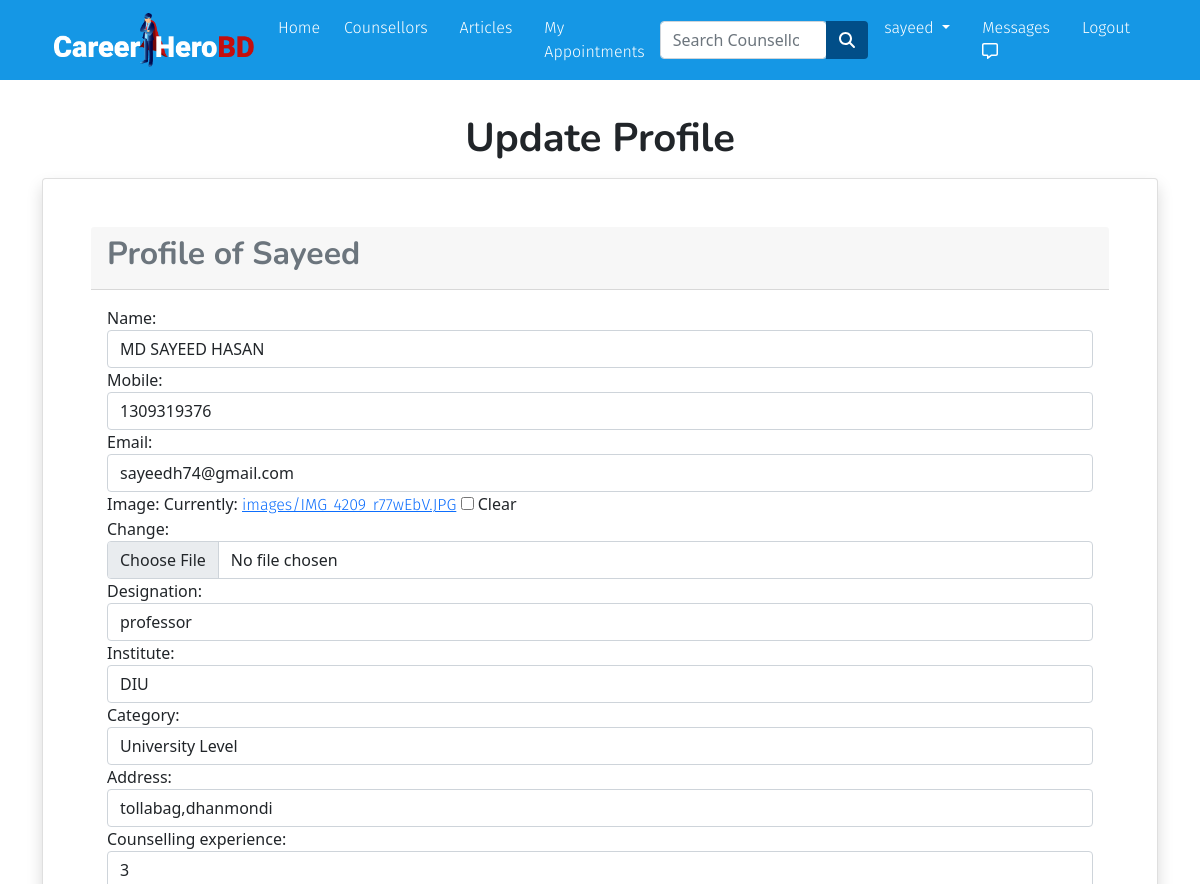
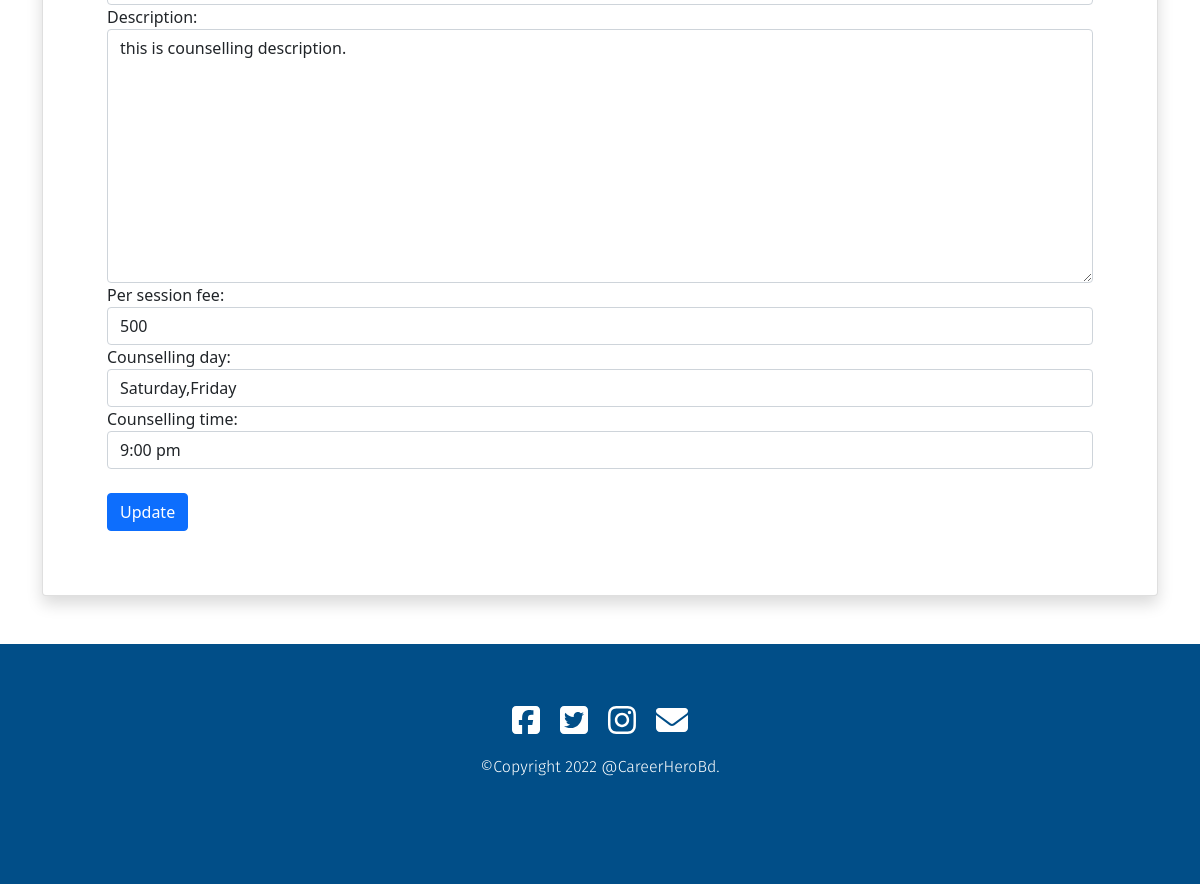
Page /counselor_form/1/ (signed in) on the committed database (2 pictures, top to bottom).
### app/models.py (models this page shows, shortened)
class User(AbstractUser):
  is_counselor= models.BooleanField(default=False)
  is_student = models.BooleanField(default=False)

class Counselor(models.Model):
  user = models.ForeignKey(settings.AUTH_USER_MODEL,on_delete=models.CASCADE)
  name=models.CharField(max_length=30,blank=True,null=True)
  email = models.EmailField(max_length=40,blank=True,null=True)
  mobile = models.IntegerField(blank=True,null=True)
  image = models.ImageField(upload_to='images/',null=True,blank=True)
  designation = models.CharField(max_length=30,blank=True,null=True)
  institute = models.CharField(max_length=300,blank=True,null=True)
  category = models.CharField(max_length=50,choices=CATEGORIES,null=True,blank=True)
  address = models.CharField(max_length=100,blank=True,null=True)
  counselling_experience = models.IntegerField(blank=True,null=True)
  description = models.TextField(max_length=2000,blank=True,null=True)
  per_session_fee = models.IntegerField(blank=True,null=True)
  counselling_day=models.CharField(max_length=100,null=True,blank=True)
  counselling_time=models.CharField(max_length=100,null=True,blank=True)

### app/views.py (the view)
# urls.py: path('counselor_form/<int:pk>/',views.CounselorUpdateView.as_view(),name="counselor_form"),
class CounselorUpdateView(LoginRequiredMixin, UpdateView):
  model = Counselor
  fields = ('name', 'mobile', 'email', 'image','designation','institute','category','address','counselling_experience','description','per_session_fee','counselling_day','counselling_time' )
  template_name = 'app/updateForm.html'
  login_url = 'login'
  def dispatch(self, request, *args, **kwargs):
    obj = self.get_object()
    if obj.user != self.request.user:
      raise PermissionDenied
    return super().dispatch(request, *args, **kwargs)

### app/templates/app/updateForm.html (shortened to what this page needs)
{% extends 'app/base.html' %}
{% load static %}
{% load widget_tweaks %}
{% block main-content %}
<section>
  <div class="container my-5" style="padding-top: 50px ;">
    <h1 class="text-center my-3">Update Profile</h1>
    <div class="row">
      <div class="col-md-12 mx-auto">
        <div class="card shadow p-5">
          <div class="card-header text-black text-muted">
            <h2>Profile of {{request.user.username|capfirst}}</h2>
          </div>
          <div class="card-body">
            <form action="" method="POST" novalidate enctype="multipart/form-data">
              {% for field in form.visible_fields %}
              <div class="form-group">
                {{ field.label_tag }}
                {% render_field field class="form-control" %}
                {% endfor %}
                <br>
                <input type="submit" value="Update" class="btn btn-primary">
                <br>
              </div>
            </form>
          </div>
        </div>
      </div>
    </div>
  </div>
</section>
{% endblock main-content %}

### app/templates/app/base.html (shortened to what this page needs)
<!DOCTYPE html>
{% load static %}
<html lang="en">
<head>
  <link rel="stylesheet" href="{% static 'app/css/style.css' %}">
  <link href="https://cdn.jsdelivr.net/npm/bootstrap@5.0.0-beta1/dist/css/bootstrap.min.css" rel="stylesheet"
>
  <link rel="stylesheet" href="https://stackpath.bootstrapcdn.com/font-awesome/4.7.0/css/font-awesome.min.css">
  <link rel="stylesheet" href="{% static 'app/css/owl.carousel.min.css' %}">
  <link rel="stylesheet" href="{% static 'app/css/all.min.css' %}">
  <link rel="stylesheet" href="https://cdnjs.cloudflare.com/ajax/libs/animate.css/3.7.2/animate.css">
</head>
<body>
  <div class="row">
    <div class="col-sm-12 col-md-12 col-lg-12">
      <nav id="nav" class="navbar navbar-expand-lg navbar-dark  fixed-top" style="background-color: #1597E5;">
        <div class="container">
          <a class="navbar-brand" href="/" ><img src="{% static 'app/images/nav/logo.png' %}" alt="" style="width: 200px;"></a>
          <button class="navbar-toggler" type="button" data-bs-toggle="collapse" data-bs-target="#navbarSupportedContent"
            aria-controls="navbarSupportedContent" aria-expanded="false" aria-label="Toggle navigation">
          <div class="collapse navbar-collapse" id="navbarSupportedContent">
            <ul class="navbar-nav me-auto mb-2 mb-lg-0">
              <li class="nav-item">
                <a class="nav-link" aria-current="page" href="/">Home</a>
              </li>
              <li class="nav-item mx-2">
                <a href="{% url 'counselor' %}" class="nav-link">Counsellors</a>
              </li>
              <li class="nav-item mx-2">
                <a href="{% url 'article_list' %}" class="nav-link">Articles</a>
              </li>
              {% if request.user.is_authenticated %}
              <li class="nav-item mx-2">
                <a href="{% url 'appointment' %}" class="nav-link">My Appointments</a>
              </li>
              {% endif %}
            </ul>
            <form class="d-flex input-group w-auto" method="POST" action="{% url 'search_list' %}">
              <input type="search" class="form-control rounded" name="q" placeholder="Search Counsellor"
                aria-label="Search" aria-describedby="search-addon" />
              <button type="submit" class="btn" style="background-color: #014e88;"><i class="fas fa-search"
                  style="color: white;"></i></button>
            </form>
            <div>
              <ul class="navbar-nav me-auto mb-2 mb-lg-0">
                {% if request.user.is_authenticated %}
                <li class="nav-item dropdown mx-2">
                  <a class="nav-link dropdown-toggle" href="#" id="profileDropdown" role="button"
                    data-bs-toggle="dropdown" aria-expanded="false">
                    {{request.user.username}}
                  </a>
                </li>
                <li class="nav-item mx-2">
                  <a href="{% url 'inbox' %}" class="nav-link">Messages <i class="far fa-comment-alt "></i></a>
                </li>
                <li class="nav-item mx-2">
                  <a href="{% url 'logout' %}" class="nav-link">Logout</a>
                </li>
                {% endif %}
              </ul>
            </div>
          </div>
        </div>
      </nav>
    </div>
  </div>
  {% block main-content %}
  {% endblock main-content %}
  <section id="footer" class="section-padding">
    <footer>
      <a target="_blank" href="https://www.facebook.com/"><i class="icon1 fab fa-facebook-square fa-2x"></i></a>
      <a class="mx-3" target="_blank" href="https://twitter.com/"><i class="icon1 fab fa-twitter-square fa-2x"></i></a>
      <a class="me-3" target="_blank" href="https://www.instagram.com/"><i class="icon1 fab fa-instagram fa-2x"></i></a>
      <a target="_blank" href="mailto:someone@example.com"><i class="icon1 fas fa-envelope fa-2x"></i></a>
      <p class="mt-3 text-center">©Copyright 2022 @CareerHeroBd.</p>
    </footer>
  </section>
</body>
</html>

### app/templates/app/base.html (style rules this page uses)
* { margin: 0; padding: 0; }
body { scroll-behavior: smooth; }
.section-padding { padding-top: 50px; padding-bottom: 50px; }
h1, h2 { font-family: 'Nunito', sans-serif; font-weight: bold; }
h4, h5, h6, p, a { font-family: 'Fira Sans', sans-serif; font-weight: 300; text-align: justify; }
.nav-link { color: white !important; transition: all .3s ease-in-out; }
#footer { text-align: center; background-color: #014e88; color: white; width: 100%; height: 30vh; padding: 60px 0px; }
#footer a { color: white; }
#footer .icon1 { color: white; transition: .6s ease; }

### rows in the picture
User: user.username "sayeed", user.username "Sayeed"
Counselor: name "MD SAYEED HASAN" "1309319376" "sayeedh74@gmail.com" "professor" "DIU" "University Level" "tollabag,dhanmondi" "3" "this is counselling description." "500" "Saturday,Friday" "9:00 pm"

### other values in the picture
{{ field.label_tag }} "Name:" "Mobile:" "Email:" "Image:" "Designation:" "Institute:" "Category:" "Address:" "Counselling experience:" "Description:" "Per session fee:" "Counselling day:" "Counselling time:"
